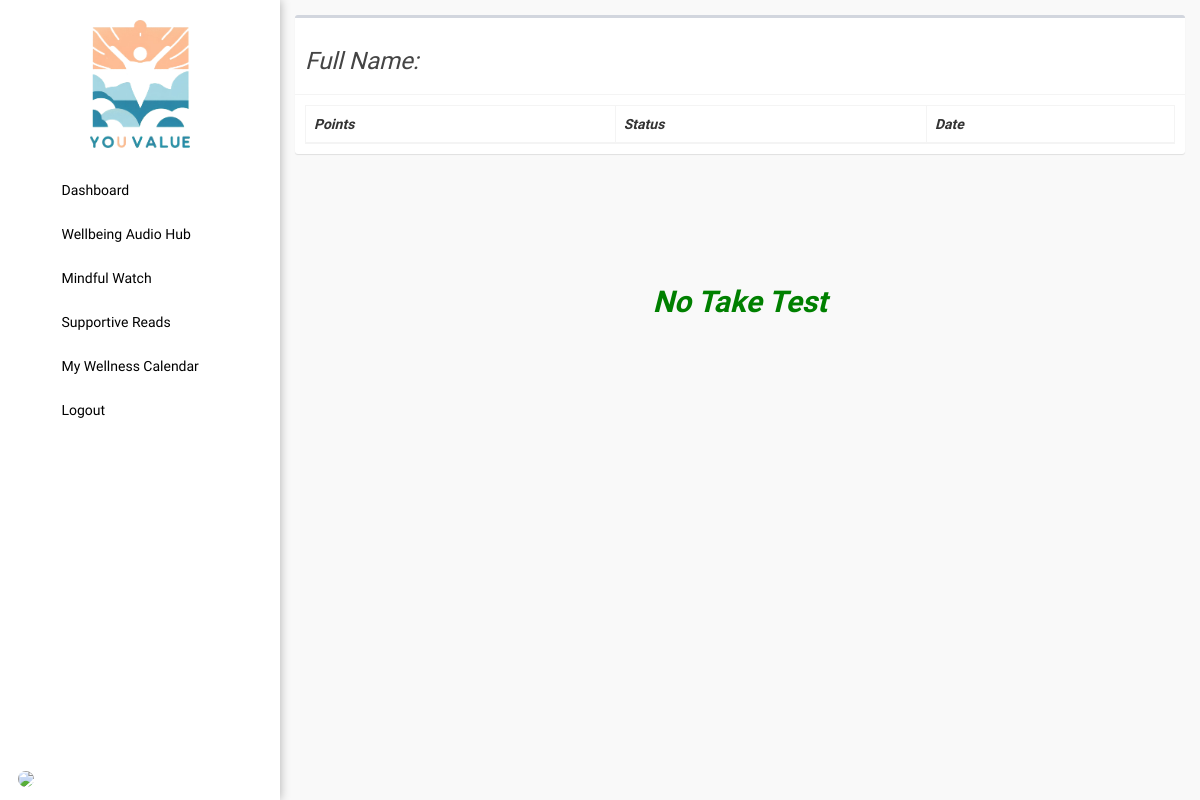
Page /admin/result.php?code=9219793272 on the earlier database version.
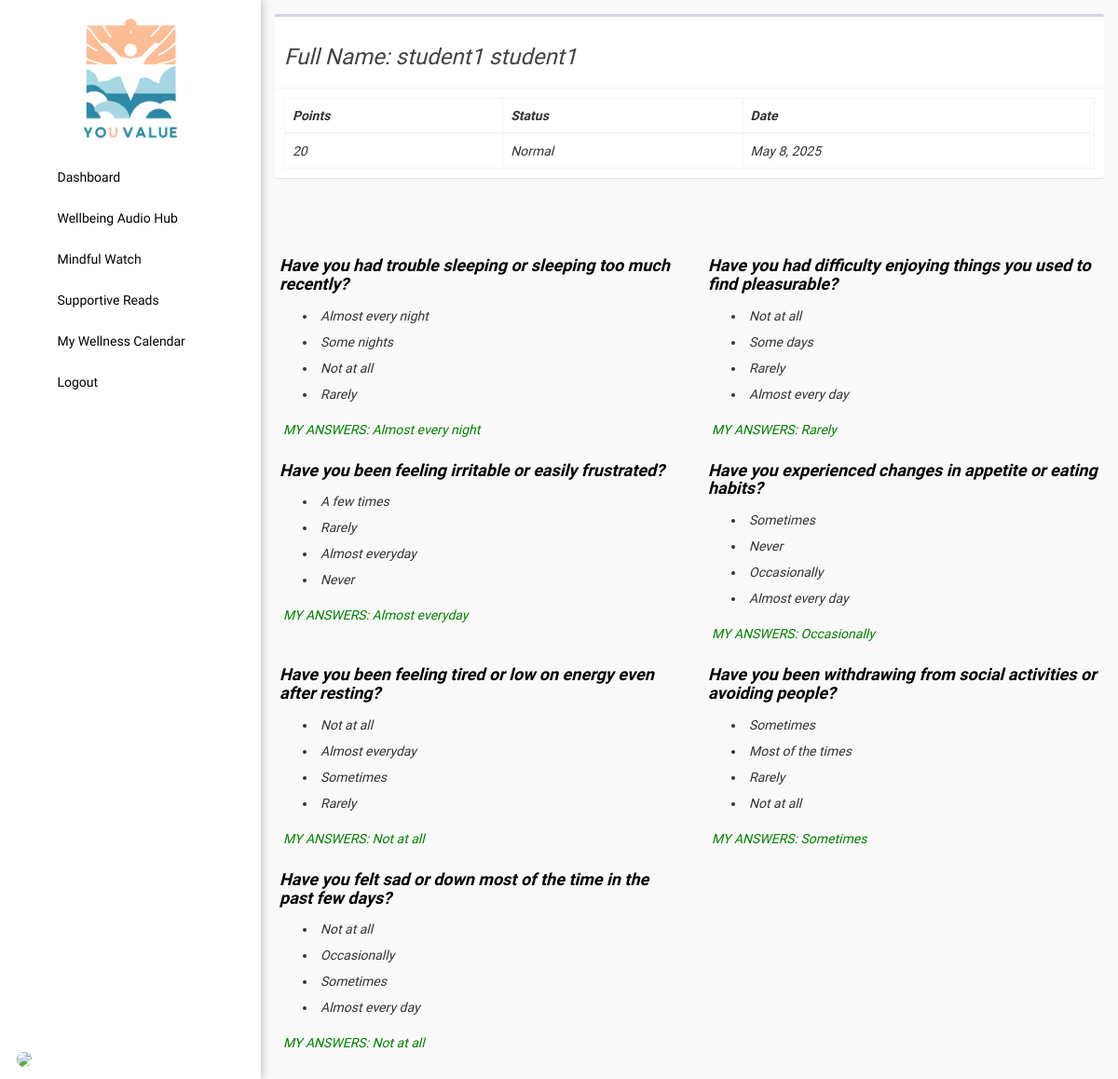
Same page on the later database version.
### tables this page shows
CREATE TABLE `scores` (
  `id` int(11) NOT NULL,
  `code` text NOT NULL,
  `users_id` int(11) NOT NULL,
  `score` int(11) NOT NULL,
  `date` datetime NOT NULL DEFAULT current_timestamp()
);

CREATE TABLE `users` (
  `id` int(11) NOT NULL,
  `img` text NOT NULL,
  `firstname` text NOT NULL,
  `lastname` text NOT NULL,
  `middlename` text NOT NULL,
  `phone_number` text NOT NULL,
  `age` text NOT NULL,
  `gender` text NOT NULL,
  `email` text NOT NULL,
  `password` text NOT NULL,
  `passwordtxt` text NOT NULL,
  `contact` text NOT NULL,
  `address` text NOT NULL,
  `code` int(11) NOT NULL,
  `type` int(1) NOT NULL COMMENT '0=student,1=faculty,2=admin',
  `datetake` date NOT NULL DEFAULT current_timestamp(),
  `totaltake` tinyint(1) NOT NULL
);

CREATE TABLE `take_students` (
  `id` int(11) NOT NULL,
  `code` text NOT NULL,
  `users_id` int(11) NOT NULL,
  `questionnaires_id` int(11) NOT NULL,
  `answers` text NOT NULL
);

CREATE TABLE `questionnaires` (
  `id` int(11) NOT NULL,
  `questions` text NOT NULL,
  `choice1` text NOT NULL,
  `choice2` text NOT NULL,
  `choice3` text NOT NULL,
  `choice4` text NOT NULL,
  `answers` text NOT NULL
);

### config/config.php (called while the page is built, shortened)
<?php
class Connection{
	private $servername = "localhost";
	private $username = "root";
	private $password = "";
	private $dbname = "youvalue";
	public function conn(){
		try {
		$this->dsn = "mysql:host=".$this->servername.";dbname=".$this->dbname;
		$this->pdo = new PDO($this->dsn, $this->username, $this->password);
		$this->pdo->setAttribute(PDO::ATTR_ERRMODE, PDO::ERRMODE_EXCEPTION);
		$this->pdo->setAttribute(PDO::ATTR_DEFAULT_FETCH_MODE, PDO::FETCH_ASSOC);
		return $this->pdo;
		} catch (Exception $e) {
			echo 'error'. $e->getmessage();
		}
	}
}
?>

### admin/result.php (the view, shortened to what this page needs)
<?php
  include '../config/config.php';
  class data extends Connection{
    public function managedata(){
?>
<!DOCTYPE html>
<html>
<head><?php include 'head.php'; ?></head>
<body class="hold-transition skin-blue sidebar-mini">
  <div class="wrapper">
    <?php include 'sidebar.php'; ?>
    <div class="content-wrapper" style="height: 100vh;background-color: #f9f9f9;overflow-y: auto;">
      <section class="content">
        <div class="row">
          <div class="col-xs-12">
            <div class="box">
              <?php $sql = "SELECT * FROM scores INNER JOIN users ON scores.users_id=users.id WHERE scores.code = '".$_GET['code']."'";
              $stmt = $this->conn()->query($sql);
              $row = $stmt->fetch(); ?>
              <div class="box-header with-border">
                 <h3>Full Name: <?php echo $row['firstname'] ?> <?php echo $row['lastname'] ?></h3>
              </div>
              <div class="box-body table-responsive">
                <table class="table table-bordered">
                  <thead>
                    <th>Points</th>
                    <th>Status</th>
                    <th>Date</th>
                  </thead>
                  <tbody>
                    <?php $sql = "SELECT * FROM scores WHERE code = '".$_GET['code']."'";
                    $stmt = $this->conn()->query($sql);
                    while ($row = $stmt->fetch()) { ?>
                      <tr>
                        <td><?php echo $row['score'] ?></td>
                        <td>
                          <?php if ($row['score'] >= 1 && $row['score'] <= 49) {
                            echo "Normal";
                          }else if ($row['score'] >= 50 && $row['score'] <= 69) {
                            echo "Anxiety";
                          }else if ($row['score'] >= 70 && $row['score'] <= 90) {
                            echo "Depressed";
                          } ?>
                        </td>
                        <td><?php echo date('F j, Y', strtotime($row['date'])) ?></td>
                      </tr>
                    <?php } ?>
                  </tbody>
                </table>
              </div>
            </div>
          </div>
        </div>
      </section>
      <?php if($_SESSION['type'] == 0): ?>
        <section class="content">
          <div class="row">
            <?php
              $sql = "SELECT *,questionnaires.answers AS q_answers, questionnaires.id AS questionnaires_ids, take_students.answers AS ts_answers
                      FROM questionnaires
                      INNER JOIN take_students ON questionnaires.id = take_students.questionnaires_id
                          AND take_students.code = ?";
              $stmt = $this->conn()->prepare($sql);
              $stmt->execute([$_GET['code']]);
              if ($stmt->rowCount() > 0) {
                  while ($row = $stmt->fetch()) {
              ?>
                <div class="bg-light col-lg-6" style="padding: 10px 20px;">
                    <h4 style="color:#000;font-weight: bold;margin-top: unset;"><?php echo $row['questions']; ?></h4>
                    <ul>
                      <li style="padding: 4px;">
                        <?php echo $row['choice1']; ?>
                      </li>
                      <li style="padding: 4px;">
                          <?php echo $row['choice2']; ?>
                      </li>
                      <li style="padding: 4px;">
                          <?php echo $row['choice3']; ?>
                      </li>
                      <li style="padding: 4px;">
                          <?php echo $row['choice4']; ?>
                      </li>
                    </ul>
                    <div style="padding: 4px;color: green;">
                        MY ANSWERS: <?php echo $row['ts_answers'];?>
                    </div>
                </div>
                <?php } ?>
              <?php } else { ?>
                <h2 style="color: green;font-weight: bold;text-align: center;">No Take Test</h2>
              <?php } ?>
          </div>
        </section>
      <?php endif; ?>
    </div>
  </div>
</body>
</html>
<?php } } $data = new data(); $data->managedata(); ?>

### admin/head.php (shortened to what this page needs)
<link rel="stylesheet" href="../bower_components/bootstrap/dist/css/bootstrap.min.css">
<link rel="stylesheet" href="../bower_components/font-awesome/css/font-awesome.min.css">
<link rel="stylesheet" href="../dist/css/AdminLTE.min.css">
<link rel="stylesheet" href="../bower_components/datatables.net-bs/css/dataTables.bootstrap.min.css">
<link rel="stylesheet" href="../bower_components/bootstrap-datepicker/dist/css/bootstrap-datepicker.min.css">
<link rel="stylesheet" href="../dist/css/skins/_all-skins.min.css">

### admin/sidebar.php (shortened to what this page needs)
<aside class="main-sidebar" style="padding-top: unset;">
  <section class="sidebar">
    <ul class="sidebar-menu" data-widget="tree">
      <li style="background: #fff;color: #fff;text-align: center;padding: 20px;">
      <img src="../images/logo.png" width="100px"></li>
      <li><a href="dashboard.php"><i class="fa fa-dashboard"></i> <span>Dashboard</span></a></li>
      <?php if($_SESSION['type'] == 0 || $_SESSION['type'] == 2): ?>
        <li><a href="audio.php"><i class="fas fa-volume-up"></i> <span>Wellbeing Audio Hub</span></a></li>
        <li><a href="video.php"><i class="fas fa-video"></i> <span>Mindful Watch</span></a></li>
        <li><a href="readables.php"><i class="fas fa-file"></i> <span>Supportive Reads</span></a></li>
      <?php endif; ?>
      <?php if($_SESSION['type'] == 0): ?>
        <li><a href="calendar.php"><i class="far fa-calendar"></i> <span>My Wellness Calendar</span></a></li>
      <?php endif; ?>
      <li><a href="../logout.php"><i class="fa fa-sign-out"></i> <span>Logout</span></a></li>
    </ul>
    <ul class="sidebar-menu" style="position: absolute;bottom: 0;">
      <li>
        <?php
        $sql = "SELECT * FROM users WHERE id = '".$_SESSION['id']."'";
        $stmt = $this->conn()->query($sql);
        $row = $stmt->fetch();
        ?>
        <a href="#profile" data-toggle="modal" id="updateprofile"
        data-firstname="<?= $row['firstname'] ?>"
        data-users_id="<?= $row['id'] ?>"
        data-lastname="<?= $row['lastname'] ?>"
        data-phone_number="<?= $row['phone_number'] ?>"
        data-age="<?= $row['age'] ?>"
        data-gender="<?= $row['gender'] ?>"
        data-email="<?= $row['email'] ?>"
        data-password="<?= $row['passwordtxt'] ?>"><img src="../images/<?php echo $row['img'] ?>" width="30px" style="border-radius: 50%;"> <span><?php echo $row['firstname'] ?> <?php echo $row['lastname'] ?></span> <i></a>
      </li>
    </ul>
  </section>
</aside>

### admin/sidebar.php (style rules this page uses)
.main-sidebar a { color:#000 !important; }

Differences in the rows shown:
added scores: users.firstname "student1", users.lastname "student1", score "20", shows "Normal", date "May 8, 2025"
added take_students: questionnaires.questions "Have you had trouble sleeping or sleeping too much recently?", questionnaires.choice1 "Almost every night", questionnaires.choice2 "Some nights", questionnaires.choice3 "Not at all", questionnaires.choice4 "Rarely", answers "Almost every night"
added take_students: questionnaires.questions "Have you had difficulty enjoying things you used to find pleasurable?", questionnaires.choice1 "Not at all", questionnaires.choice2 "Some days", questionnaires.choice3 "Rarely", questionnaires.choice4 "Almost every day", answers "Rarely"
added take_students: questionnaires.questions "Have you been feeling irritable or easily frustrated?", questionnaires.choice1 "A few times", questionnaires.choice2 "Rarely", questionnaires.choice3 "Almost everyday", questionnaires.choice4 "Never", answers "Almost everyday"
added take_students: questionnaires.questions "Have you experienced changes in appetite or eating habits?", questionnaires.choice1 "Sometimes", questionnaires.choice2 "Never", questionnaires.choice3 "Occasionally", questionnaires.choice4 "Almost every day", answers "Occasionally"
added take_students: questionnaires.questions "Have you been feeling tired or low on energy even after resting?", questionnaires.choice1 "Not at all", questionnaires.choice2 "Almost everyday", questionnaires.choice3 "Sometimes", questionnaires.choice4 "Rarely", answers "Not at all"
added take_students: questionnaires.questions "Have you been withdrawing from social activities or avoiding people?", questionnaires.choice1 "Sometimes", questionnaires.choice2 "Most of the times", questionnaires.choice3 "Rarely", questionnaires.choice4 "Not at all", answers "Sometimes"
added take_students: questionnaires.questions "Have you felt sad or down most of the time in the past few days?", questionnaires.choice1 "Not at all", questionnaires.choice2 "Occasionally", questionnaires.choice3 "Sometimes", questionnaires.choice4 "Almost every day", answers "Not at all"
Other differences:
text no longer shown: "No Take Test"
